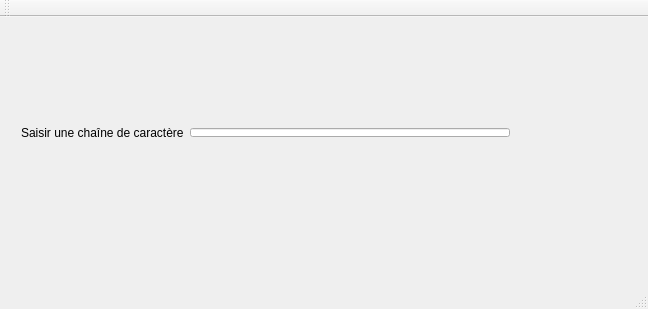
<?xml version="1.0" encoding="UTF-8"?>
<ui version="4.0">
 <class>MainWindow</class>
 <widget class="QMainWindow" name="MainWindow">
  <property name="geometry">
   <rect>
    <x>0</x>
    <y>0</y>
    <width>648</width>
    <height>309</height>
   </rect>
  </property>
  <property name="windowTitle">
   <string>MainWindow</string>
  </property>
  <widget class="QWidget" name="centralWidget">
   <widget class="QWidget" name="">
    <property name="geometry">
     <rect>
      <x>10</x>
      <y>100</y>
      <width>511</width>
      <height>31</height>
     </rect>
    </property>
    <layout class="QHBoxLayout" name="horizontalLayout">
     <item>
      <widget class="QLabel" name="label">
       <property name="text">
        <string>Saisir une chaîne de caractère</string>
       </property>
      </widget>
     </item>
     <item>
      <widget class="QLineEdit" name="lineEdit"/>
     </item>
    </layout>
   </widget>
  </widget>
  <widget class="QMenuBar" name="menuBar">
   <property name="geometry">
    <rect>
     <x>0</x>
     <y>0</y>
     <width>648</width>
     <height>22</height>
    </rect>
   </property>
  </widget>
  <widget class="QToolBar" name="mainToolBar">
   <attribute name="toolBarArea">
    <enum>TopToolBarArea</enum>
   </attribute>
   <attribute name="toolBarBreak">
    <bool>false</bool>
   </attribute>
  </widget>
  <widget class="QStatusBar" name="statusBar"/>
 </widget>
 <layoutdefault spacing="6" margin="11"/>
 <resources/>
 <connections/>
</ui>
